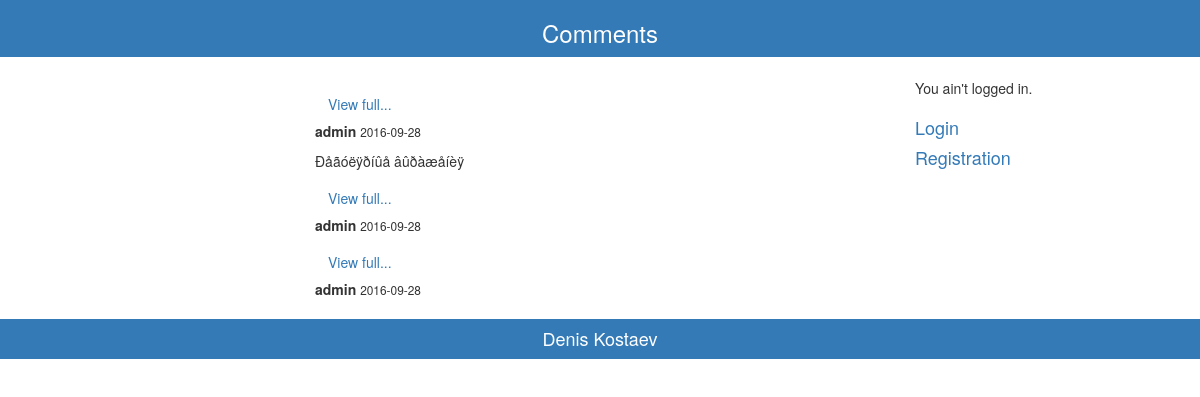
The app's page /, older data.
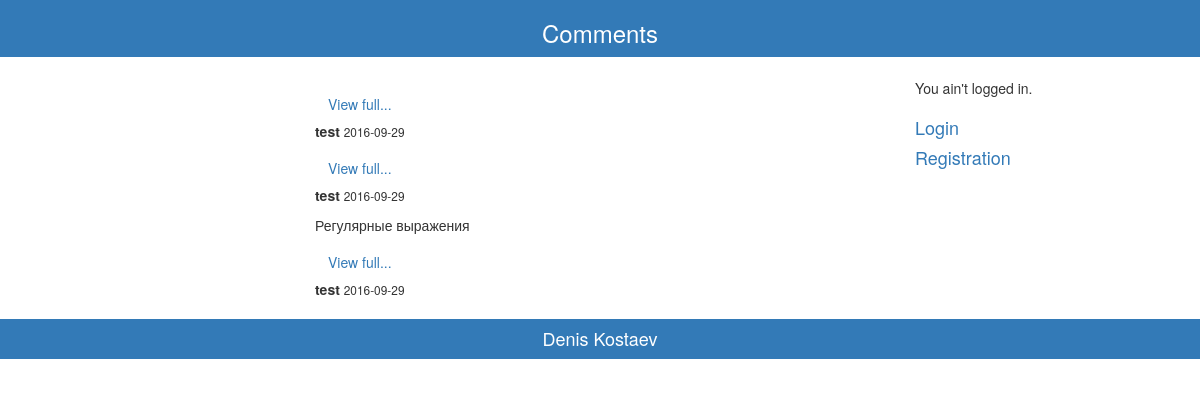
The same page, newer data.
### tables this page shows
CREATE TABLE `comments` (
  `id` int(4) NOT NULL AUTO_INCREMENT,
  `id_user` int(4) NOT NULL,
  `comment` varchar(500) DEFAULT NULL,
  `date` date DEFAULT NULL,
  PRIMARY KEY (`id`)
);

CREATE TABLE `users` (
  `id_user` int(4) NOT NULL AUTO_INCREMENT,
  `name` varchar(20) DEFAULT NULL,
  `email` varchar(30) DEFAULT NULL,
  `pwd` varchar(100) DEFAULT NULL,
  `hash` varchar(32) NOT NULL,
  `img` varchar(50) NOT NULL,
  `active` int(1) NOT NULL DEFAULT '0',
  PRIMARY KEY (`id_user`)
);

### controllers/IndexController.php (called while the page is built, shortened)
<?php
    class IndexController
    {
        public function index()
        {
            $isLogged = 0;
            $comModel = new CommentModel();
            $com = $comModel->getData();
            include_once(APP_PATH.'/views/pages/index/index.php');
        }
    }
?>

### models/ConnectModel.php (called while the page is built, shortened)
<?php
    class ConnectModel
    {
        protected $servername = 'localhost';
        protected $dbname = 'vagrant';
        protected $username = 'root';
        protected $password = 'root';
        public function __construct()
        {
            try
            {
                $this->db = new PDO('mysql:host='.$this->servername.';dbname='.$this->dbname, $this->username, $this->password,array(PDO::MYSQL_ATTR_INIT_COMMAND => "SET NAMES utf8"));
                return true;
            }
            catch (PDOException $e)
            {
                echo $e->getMessage();
            }
        }
    }
?>

### models/CommentModel.php (called while the page is built, shortened)
<?php
    class CommentModel extends ConnectModel
    {
        public function getData()
        {
            $stmt = $this->db->prepare("select users.name, id, comment, headline, date from comments INNER JOIN users on comments.id_user=users.id_user");
            $stmt->execute();
            $commentsArray = $stmt->fetchAll();
            return $commentsArray;
        }
    }
?>

### views/pages/index/index.php (the view, shortened to what this page needs)
<?php
include ('views/layouts/header.php');
    if($isLogged):
    {
    ?>
    <div class="container-fluid"">
        <div class="row">
            <div class="col-md-3 col-md-offset-3">
                <?php
                foreach ($com as $key => $value)
                {
                ?>
                    <div class="bs-example" data-example-id="simple-ul">
                        <ul class="list-unstyled">
                            <b><h5><?= $value['headline']."\n"; ?></b></h5></b>
                            <?php
                            if(strlen($value['comment'])>60)
                            {
                            ?>
                                <div>
                                    <p><?=strCut($value['comment'],40,60);?></p>
                                    <a class="btn">View full...</a>
                                    <p id="hidden"><?= $value['comment'];?></p>
                                </div>
                            <?php
                            }
                            ?>
                            <?php
                            if(strlen($value['comment'])<60)
                            {
                            ?>
                                <li>
                                    <h5><?= $value['comment']; ?></h5>
                                </li>
                            <?php
                            }
                            ?>
                            <b><?= $value['name']."\n"; ?></b>
                            <small><?= $value['date']."\n"; ?></small>
                            <?php
                            if(isset($_SESSION['id']))
                            {
                            ?>
                                <p><a href = "user/editComment?id=<?= $value['id']; ?>" >Edit</a></p>
                            <?php
                            }
                            ?>
                        </ul>
                    </div>
                <?php
                }
                ?>
            </div>
            <div class="col-md-3 col-md-offset-3">
                <?php
                if(isset($_SESSION['id']))
                {
                ?>
                    <h4><a href="user/addComment"><?php echo "Add comment"; ?></a></h4>
                <?php
                }
                ?>
            </div>
        </div>
    </div>
    <?php
    }
    else:
    ?>
        <div class="container-fluid"">
            <div class="row">
                <div class="col-md-3 col-md-offset-3">
                    <?php
                    foreach ($com as $key => $value)
                    {
                    ?>
                        <div class="bs-example" data-example-id="simple-ul">
                            <ul class="list-unstyled">
                                <?php
                                if(strlen($value['comment'])>50)
                                {
                                ?>
                                    <div>
                                        <p><?=strCut($value['comment'],30,40);?></p>
                                        <a class="btn">View full...</a>
                                    </div>
                                <?php
                                }
                                ?>
                                <b><?= $value['name']."\n"; ?></b>
                                <small><?= $value['date']."\n"; ?></small>
                            </ul>
                        </div>
                    <?php
                    }
                    ?>
                </div>
                <div class="col-md-3 col-md-offset-3">
                </div>
                <div class="col-md-3 col-md-offset-3">
                    <p>You ain't logged in.</p>
                </div>
                <div class="col-md-3 col-md-offset-3">
                    <h4><a href="user/login">Login</a></h4>
                    <h4><a href="user/reg">Registration</a></h4>
                </div>
            </div>
        </div>
<?php
    endif;
    include ('views/layouts/footer.php');
?>

### index.php (shortened to what this page needs)
<?php
    include_once(APP_PATH.'/controllers/IndexController.php');
    include_once(APP_PATH.'/models/CommentModel.php');
    include_once(APP_PATH.'/functions/functions.php');
    $route = (!empty($_GET['route'])) ? explode('/', $_GET['route']) : array('index', 'index');
    switch($route[0])
    {
        case 'index': $indexController = new IndexController();
                      $indexController->{$route[1]}();
                      break;
    }
?>

### views/layouts/header.php (shortened to what this page needs)
<!DOCTYPE html>
<html lang="en">
<head>
	<link rel="stylesheet" href="/css/header.css" type="text/css">
 	<link rel="stylesheet" href="https://maxcdn.bootstrapcdn.com/bootstrap/3.3.7/css/bootstrap.min.css">
 	<link rel="stylesheet" href="https://maxcdn.bootstrapcdn.com/bootstrap/3.3.7/css/bootstrap-theme.min.css">
</head>
<body>
<div class="container-fluid"" >
	<div class="row">
		<header class="navbar navbar-static-top bs-docs-nav" id="top">
			<div class="col-xs-6 col-md-4">
			<a href="/"><h3><font>Comments</font></h3></a>
			</div>
		</header>
	</div>
</div>

### functions/functions.php
<?php
function strCut($string,$from,$to)
{
    $strnew = "";
    $arrStr = explode(" ", $string);
    $len = 0;
    for ($i=0;$i<count($arrStr);$i++)
    {
        $len = $len + strlen($arrStr[$i]);
        $strnew = $strnew." ".$arrStr[$i]." ";
		if (($len>=$from) && ($len<=$to))
        {
        	$strnew = $strnew;
            echo $strnew;
            break;
        }
    }
}
?>

### views/layouts/footer.php
<div class="container-fluid">
	<div class="row">
		<footer>
			<h4><p id="foot">Denis Kostaev</p></h4>
		</footer>
	</div>
</div>
</body>
</html>

### css/header.css (style rules this page uses)
#top { background-color:#337ab7; text-align:center;width: 100%; }
font { color:#FFFFFF; }
#foot { text-align: center;padding: 10px;background: #337ab7;color: #fff;width: 100%;margin-bottom: 0px; }

Row changes from the older to the newer data that the page shows:
removed comments: id_user.name "admin", date "2016-09-28"
removed comments: strnew "Ðåãóëÿðíûå âûðàæåíèÿ", id_user.name "admin", date "2016-09-28"
removed comments: id_user.name "admin", date "2016-09-28"
added comments: id_user.name "test", date "2016-09-29"
added comments: id_user.name "test", date "2016-09-29"
added comments: strnew "Регулярные выражения", id_user.name "test", date "2016-09-29"
